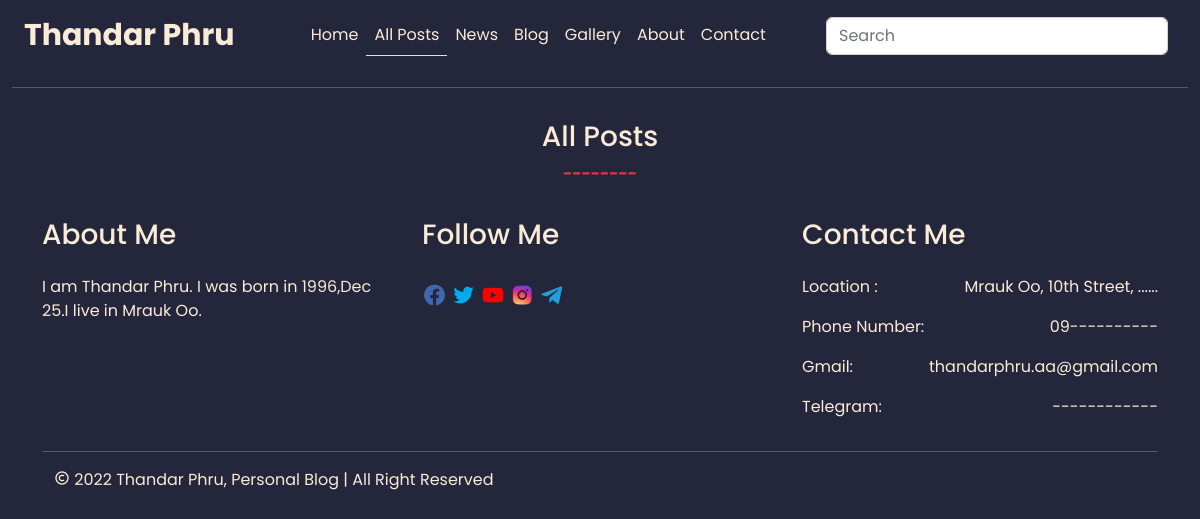
Before: /posts/all/ with the older database file.
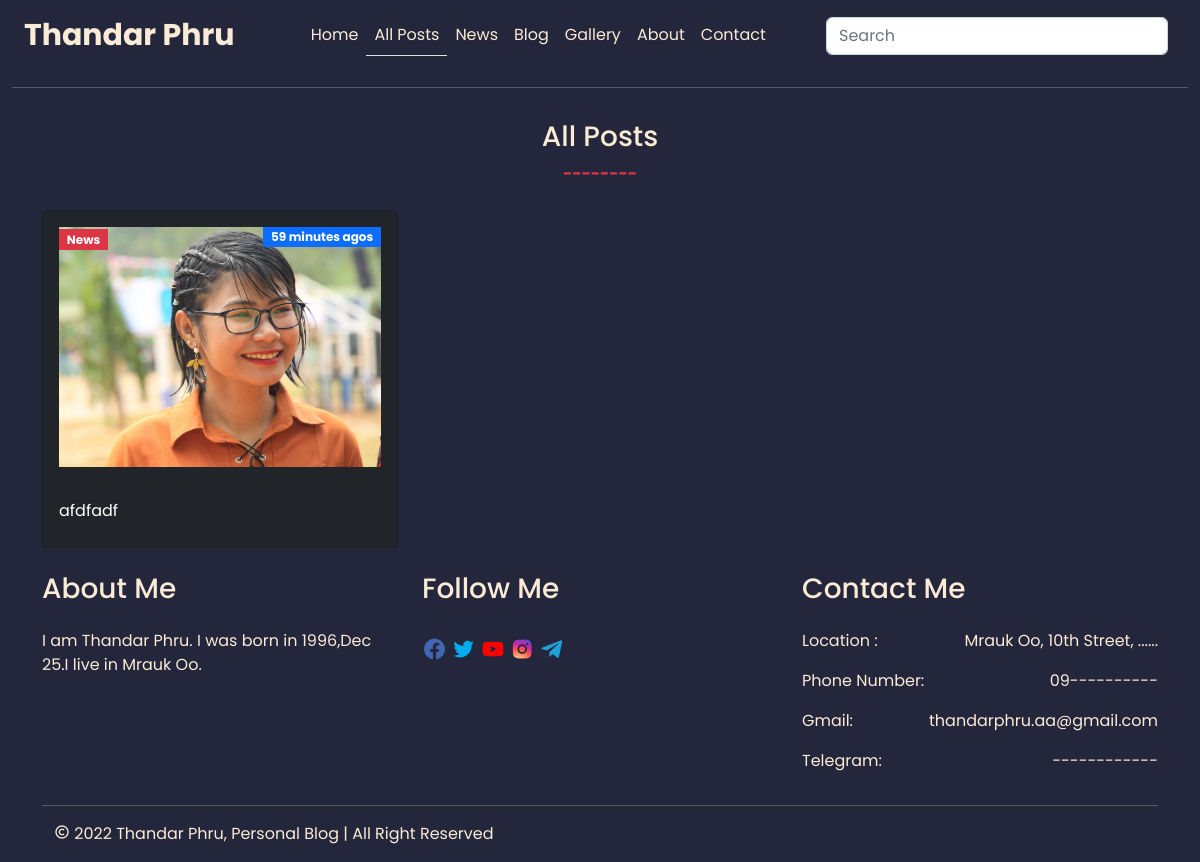
After: the same page with the newer database file.
### base/models.py (models this page shows, shortened)
class Category(models.Model):
    name = models.CharField(max_length=100)
    slug = models.SlugField(
            default='',
            editable=False,
        )
    created = models.DateTimeField(auto_now_add=True)
    updated = models.DateTimeField(auto_now=True)
    def __str__(self):
        return self.name

class Post(models.Model):
    title = models.CharField(max_length=255)
    category = models.ForeignKey(Category, on_delete=models.CASCADE)
    slug = models.SlugField(
            default='',
            editable=False,
        )
    author = models.ForeignKey(User, on_delete=models.CASCADE ,default='Thandar Phru')
    content = models.TextField(null=True)
    short_content = models.TextField(null=True,blank=True)
    feature = models.ImageField(upload_to = 'static/postimages', blank= True,null=True,default='static/postimages/contactme.JPEG')
    tags = models.ManyToManyField(Tag)
    created = models.DateTimeField(auto_now_add=True)
    updated = models.DateTimeField(auto_now=True)
    is_feature = models.BooleanField(default=True)
    class Meta:
        ordering = ('-created',)

### base/views.py (the view)
# urls.py: path('posts/all/',views.posts, name='posts'),
def posts(request):
    categories = Category.objects.all()
    posts = Post.objects.all()
    context = {'posts':posts,'categories':categories}
    if 'q' in request.GET:
        q = request.GET['q']
        search = Q(Q(title__icontains = q) | Q(content__icontains = q))
        results = Post.objects.filter(search)
        context ={'results':results,'q':q,'categories':categories}
        return render(request, 'base/searchresult.html', context)
    return render(request,'base/post.html',context)

### base/templates/base/post.html (shortened to what this page needs)
{% extends 'main.html' %} {% load static %}
{% block content %}
<div class="container">
    <div class="row">
      <div class="text-center py-3">
        <h3>All Posts</h3>
        <span class="text-danger fw-bold">--------</span>
      </div>
      {% for post in posts %}
      <div class="col-lg-4 py-2">
        <div class="card bg-dark">
          <div class="p-3">
            <div
              class="blog-picture-background"
              style="
                background-image: url('{{post.feature.url}}');
                height: 240px;
                background-repeat: no-repeat;
                background-size: cover;
                background-position: center;
              "
            >
              <p>
                <span class="badge bg-danger text-center rounded-0"
                  >{{post.category}}</span
                >
                <span class="badge bg-primary text-center float-end rounded-0"
                  >{{post.created|timesince}} agos</span
                >
              </p>
            </div>
          </div>
          <div class="card-body">
            <div class="card-title text-dark">
              <a href="{% url 'detail' post.slug %} " class="text-white"> {{post.title | truncatechars:40}} </a>
            </div>
          </div>
        </div>
      </div>
      {% endfor %}
    </div>
  </div>
{% endblock content %}

### templates/navbar.html (shortened to what this page needs)
{% load static %}
<nav class="navbar navbar-expand-lg">
  <div class="container-fluid">
    <a class="navbar-brand logo" href="{% url 'home' %}">Thandar Phru</a>
    <div class="collapse navbar-collapse" id="navbarSupportedContent">
      <ul class="navbar-nav mx-auto mb-2 mb-lg-0">
        {% url 'home' as url %}
        <li class="nav-item">
          <a class="nav-link {% if request.path == url %}border-bottom{% endif %}" aria-current="page" href="{% url 'home' %}">Home</a>
        </li>
        {% url 'posts' as url %}
        <li class="nav-item">
          <a class="nav-link {% if request.path == url %}border-bottom{% endif %}" href='{% url 'posts' %}'>All Posts</a>
        </li>
        {% for category in categories %}
        {% url 'category' category.slug as url %}
        <li class="nav-item">
            <a class="nav-link {% if request.path == url %}border-bottom{% endif %}" href="{% url 'category' category.slug %}">{{category.name}}</a>
          </li>{% endfor %}
          {% url 'gallery' as url %}
        <li class="nav-item">
          <a class="nav-link {% if request.path == url %}border-bottom{% endif %}" href='{% url 'gallery' %}'>Gallery</a>
        </li>
        <li class="nav-item">
          <a class="nav-link" href='{% url 'home' %}#aboutme'>About</a>
        </li>
        <li class="nav-item">
          <a class="nav-link" href='{% url 'home' %}#contactme'>Contact</a>
        </li>
      </ul>
      <form class="d-flex" role="search">
        <input
          class="form-control me-2"
          type="search"
          name = "q"
          placeholder="Search"
          aria-label="Search"
        />
      </form>
    </div>
  </div>
</nav>
<hr />

Changed rows visible on the page:
added Post: feature (picture), category "News", created "59 minutes", title "afdfadf"
